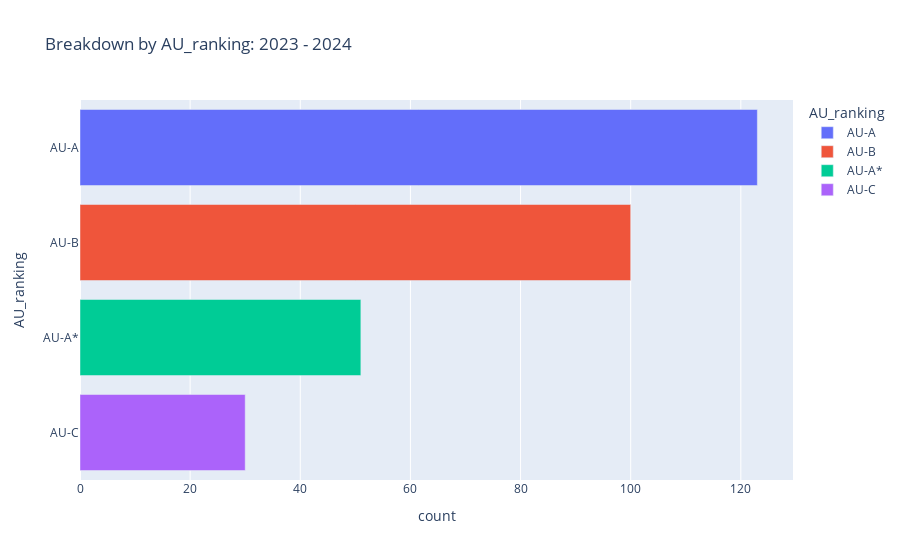

Notebook code for this chart:
### Code cell
#Visualizing the rankings, as a pie chart and as a horizontal bar chart with the year considered 
startyear = 2023
endyear = 2024
new_df = merged_df.copy() 
min_year = new_df['Year'].min()
max_year = new_df['Year'].max() 
if startyear < min_year: 
    startyear = min_year
if endyear > max_year: 
    endyear = max_year
if startyear is not None and endyear is not None: 
    query = new_df[(new_df.Year >= startyear) & (new_df.Year <= endyear)]
elif startyear is None and endyear is not None: 
    query = new_df[(new_df.Year >= min_year) & (new_df.Year <= endyear)]
elif startyear is None and endyear is not None:
    query = new_df[(new_df.Year >= startyear) & (new_df.Year <= max_year)]
#pivoting 
pivoted = query.pivot_table(index=['AU_ranking'],aggfunc='size')
reset_pivoted = pivoted.reset_index()
reset_pivoted.columns = reset_pivoted.columns.map(str)
reset_pivoted = reset_pivoted.rename(columns={'AU_ranking':'AU_ranking','0':'count'})
reset_pivoted = reset_pivoted.sort_values('count',ascending=False) 
fig = px.bar(reset_pivoted,x='count',color='AU_ranking',y='AU_ranking',title='Breakdown by AU_ranking: '+str(startyear)+' - '+str(endyear)) 
fig.show()

### Figure 1 — Plotly figure (JSON) as saved in the notebook; plotly's stock layout.template omitted (floating-point values rounded to 4 significant figures)
{"data": [{"alignmentgroup": "True", "hovertemplate": "AU_ranking=%{y}<br>count=%{x}<extra></extra>", "legendgroup": "AU-A", "marker": {"color": "#636efa", "pattern": {"shape": ""}}, "name": "AU-A", "offsetgroup": "AU-A", "orientation": "h", "showlegend": true, "textposition": "auto", "type": "bar", "x": [123], "xaxis": "x", "y": ["AU-A"], "yaxis": "y"}, {"alignmentgroup": "True", "hovertemplate": "AU_ranking=%{y}<br>count=%{x}<extra></extra>", "legendgroup": "AU-B", "marker": {"color": "#EF553B", "pattern": {"shape": ""}}, "name": "AU-B", "offsetgroup": "AU-B", "orientation": "h", "showlegend": true, "textposition": "auto", "type": "bar", "x": [100], "xaxis": "x", "y": ["AU-B"], "yaxis": "y"}, {"alignmentgroup": "True", "hovertemplate": "AU_ranking=%{y}<br>count=%{x}<extra></extra>", "legendgroup": "AU-A*", "marker": {"color": "#00cc96", "pattern": {"shape": ""}}, "name": "AU-A*", "offsetgroup": "AU-A*", "orientation": "h", "showlegend": true, "textposition": "auto", "type": "bar", "x": [51], "xaxis": "x", "y": ["AU-A*"], "yaxis": "y"}, {"alignmentgroup": "True", "hovertemplate": "AU_ranking=%{y}<br>count=%{x}<extra></extra>", "legendgroup": "AU-C", "marker": {"color": "#ab63fa", "pattern": {"shape": ""}}, "name": "AU-C", "offsetgroup": "AU-C", "orientation": "h", "showlegend": true, "textposition": "auto", "type": "bar", "x": [30], "xaxis": "x", "y": ["AU-C"], "yaxis": "y"}], "layout": {"barmode": "relative", "legend": {"title": {"text": "AU_ranking"}, "tracegroupgap": 0}, "title": {"text": "Breakdown by AU_ranking: 2023 - 2024"}, "xaxis": {"anchor": "y", "domain": [0, 1], "title": {"text": "count"}}, "yaxis": {"anchor": "x", "categoryarray": ["AU-C", "AU-A*", "AU-B", "AU-A"], "categoryorder": "array", "domain": [0, 1], "title": {"text": "AU_ranking"}}}}
